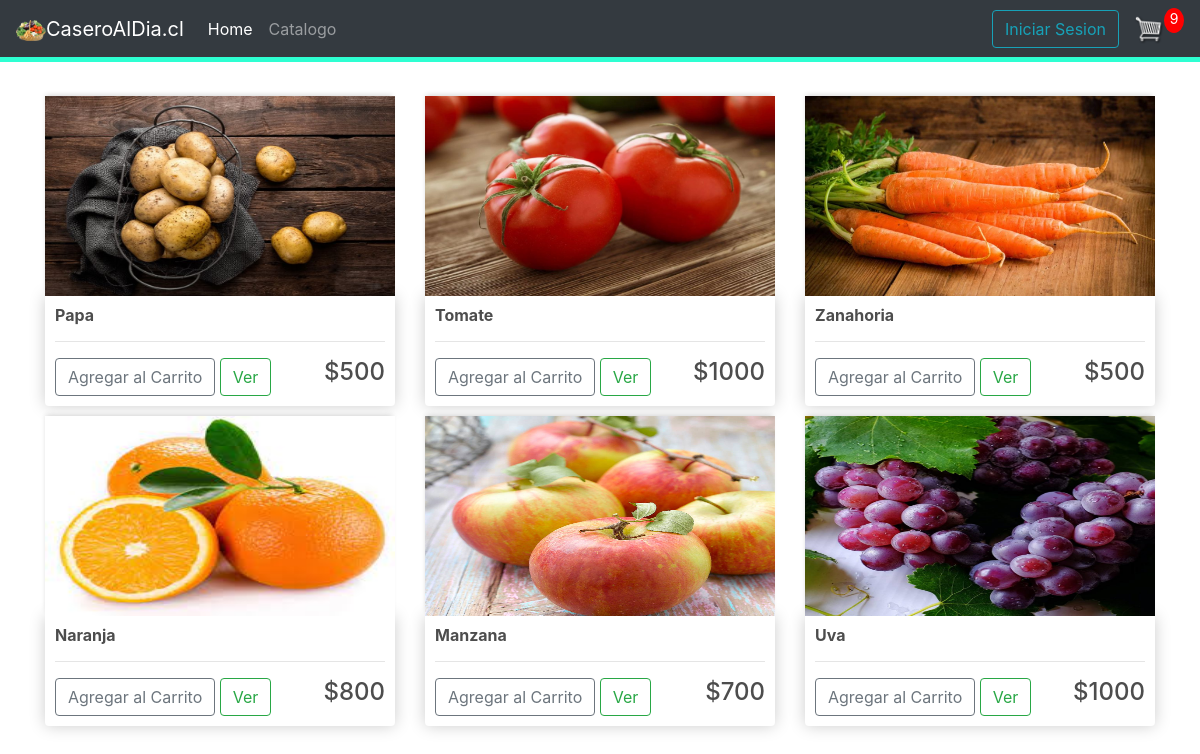
The page /store (signed in) on the database its author committed.
### store/models.py (models this page shows, shortened)
class Product(models.Model):
    name=models.CharField(max_length=200)
    price=models.FloatField()
    image=models.ImageField(null=True, blank=True)
    @property
    def imageURL(self):
        try:
            url=self.image.url
        except:
            url=''
        return url

### store/views.py (the view)
# urls.py: path('', include('store.urls')),
def store(request):
    if request.user.is_authenticated:
        customer = request.user.customer
        order, created= Order.objects.get_or_create(customer=customer, complete=False)
        items=order.orderitem_set.all()
        cartItems=order.get_cart_items
    else:
        items=[]
        order = {'get_cart_total':0, 'get_cart_items':0}
        cartItems=order['get_cart_items']
    products= Product.objects.all()
    context = {'products':products, 'cartItems':cartItems}
    return render(request, 'store/store.html', context)

### store/models.py (called while the page is built)
    @property
    def get_cart_items(self):
        orderitems=self.orderitem_set.all()
        total=sum([item.quantity for item in orderitems])
        return total

### store/templates/store/store.html
{% extends 'store/main.html' %}
{% load static %}
{% block content %}
    <div class="row">
        {% for product in products %}
        <div class="col-lg-4">
            <img class="thumbnail" src="{{product.imageURL}}">
            <div class="box-element product">
                <h6><strong>{{product.name}}</strong></h6>
                <hr>
                <button data-product={{product.id}} data-action="add" class="btn btn-outline-secondary add-btn update-cart">Agregar al Carrito</button>
                <a class="btn btn-outline-success" href="#">Ver</a>
                <h4 style="display: inline-block; float: right">
                ${{product.price|floatformat:0}}</h4>
            </div>
        </div>
        {% endfor %}
    </div>
{% endblock content %}

### static/css/main.css (style rules this page uses)
body { background-color: hsl(0, 0%, 98%); }
h1,h2,h3,h4,h5,h6 { color:hsl(0, 0%, 30%); }
.box-element { box-shadow:hsl(0, 0%, 80%) 0 0 16px; background-color: #fff; border-radius: 4px; padding: 10px; }
.thumbnail { width: 100%; height: 200px; -webkit-box-shadow: -1px -3px 5px -2px rgba(214,214,214,1); -moz-box-shadow: -1px -3px 5px -2px rgba(214,214,214,1); box-shadow: -1px -3px 5px -2px rgba(214,214,214,1); }
.product { border-radius: 0 0 4px 4px; }
.col-lg-4, .col-lg-6, .col-lg-8, .col-lg-12 { margin-top: 10px; }
.btn { border-radius: 0; }

### store/templates/store/main.html (style rules this page uses)
body { background-image: url("https://image.freepik.com/vector-gratis/patron-fisuras-petalos-sobre-fondo-gris_53876-61842.jpg"); background-color: #cccccc; }

### rows shown on the page
Product: imageURL (picture), name "Papa", price "500"
Product: imageURL (picture), name "Tomate", price "1000"
Product: imageURL (picture), name "Zanahoria", price "500"
Product: imageURL (picture), name "Naranja", price "800"
Product: imageURL (picture), name "Manzana", price "700"
Product: imageURL (picture), name "Uva", price "1000"

### other values the page prints
{{ cartItems }} "9"
